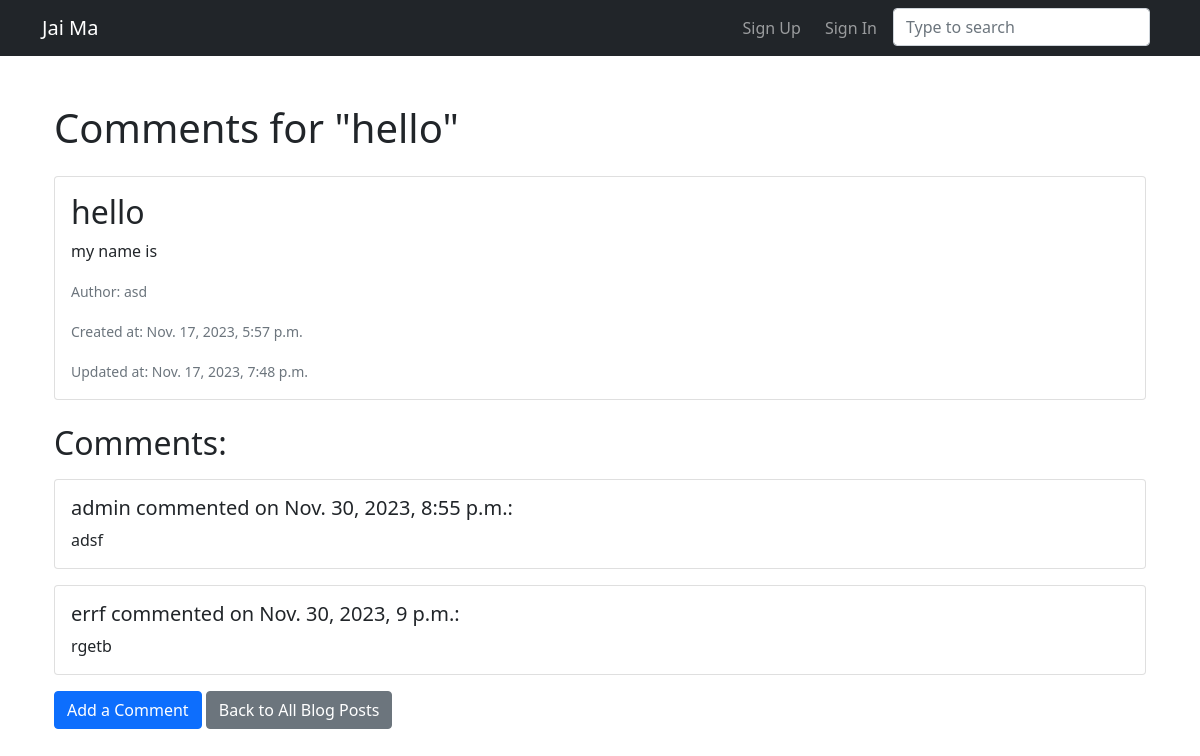
Before: /post/2/comments/ with the older database file.
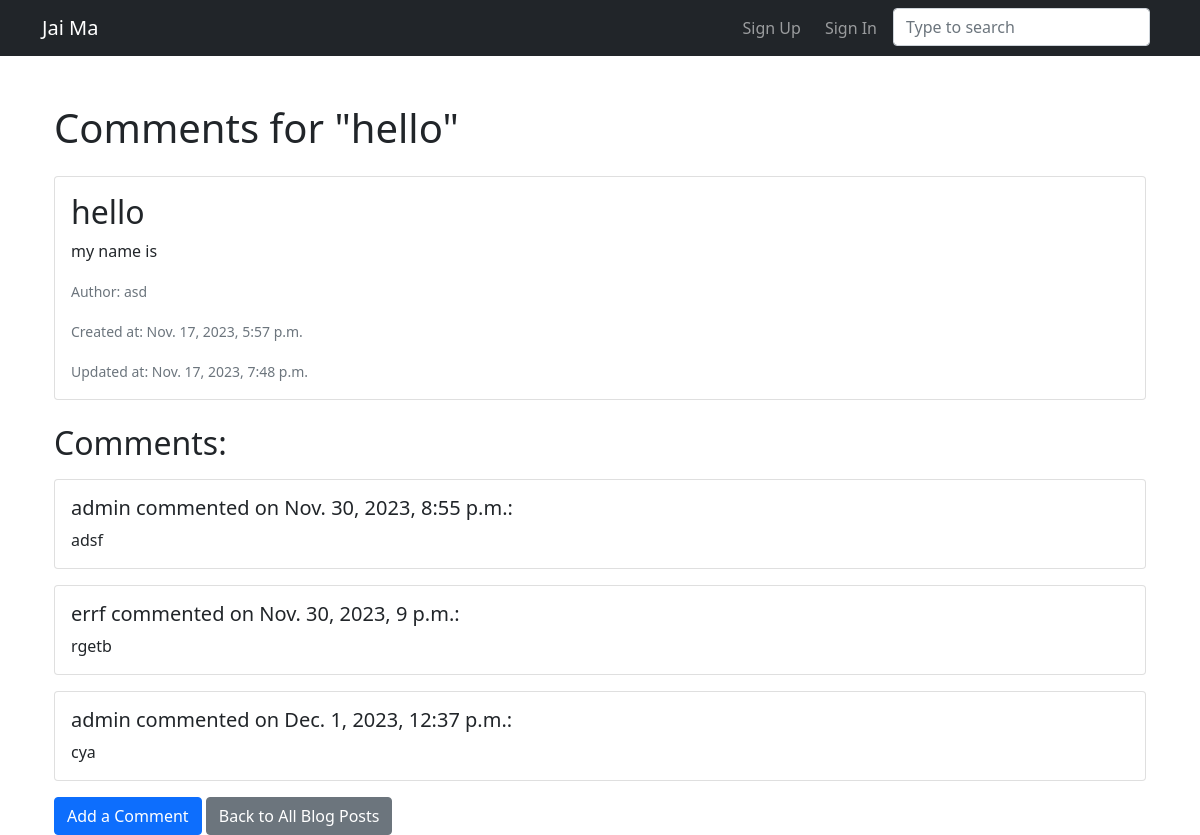
After: the same page with the newer database file.
### JaiMaApp/models.py (models this page shows)
class Comment(models.Model):
    user = models.ForeignKey(User, on_delete=models.CASCADE)
    post = models.ForeignKey(BlogPost, on_delete=models.CASCADE)
    content = models.TextField()
    created_at = models.DateTimeField(auto_now_add=True)
    updated_at = models.DateTimeField(auto_now=True)

### JaiMaApp/views.py (the view)
# urls.py: path('post/<int:pk>/comments/', post_comments, name='post_comments'),
def post_comments(request, pk):
    post = get_object_or_404(BlogPost, pk=pk)
    comments = Comment.objects.filter(post=post)
    return render(request, 'JaiMaApp/post_comments.html', {'post': post, 'comments': comments})

### JaiMaApp/templates/JaiMaApp/post_comments.html (shortened to what this page needs)
{% extends 'base.html' %}
{% block content %}
  <div class="container mt-5">
    <h1 class="mb-4">Comments for "{{ post.title }}"</h1>
    <div class="card mb-4">
      <div class="card-body">
        <h2 class="card-title">{{ post.title }}</h2>
        <p class="card-text">{{ post.content }}</p>
        <p class="card-text"><small class="text-muted">Author: {{ post.author.username }}</small></p>
        <p class="card-text"><small class="text-muted">Created at: {{ post.created_at }}</small></p>
        <p class="card-text"><small class="text-muted">Updated at: {{ post.updated_at }}</small></p>
      </div>
    </div>
    {% if comments %}
      <h2 class="mb-3">Comments:</h2>
      {% for comment in comments %}
        <div class="card mb-3 comment-card">
          <div class="card-body">
            <h5 class="card-title">{{ comment.user.username }} commented on {{ comment.created_at }}:</h5>
            <p class="card-text">{{ comment.content }}</p>
          </div>
        </div>
      {% endfor %}
    {% else %}
      <p>No comments yet.</p>
    {% endif %}
    <a href="{% url 'add_comment' post.pk %}" class="btn btn-primary">Add a Comment</a>
    <a href="{% url 'home' %}" class="btn btn-secondary">Back to All Blog Posts</a>
  </div>
{% endblock %}

Changed rows visible on the page:
added Comment: user.username "admin", created_at "Dec. 1, 2023, 12:37 p.m.", content "cya"
